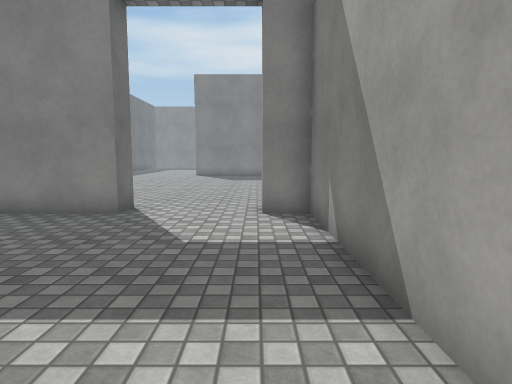
view 1 (above)

21 first-person views from a walk through a 3-D level made in the Unity game engine. The camera is 1.3 m above the floor, tilts 6° down and sees 75° across. The floor is counted in squares, 1 m on a side. Each view is taken from the middle of a square. On the plan, view 1 faces up. The plan holds only what a view shows up to about 14 squares ahead; the rest is blank. The place goes on beyond the plan. The player character is not drawn. Surface patterns are stand-ins for the level's own textures.

view 2
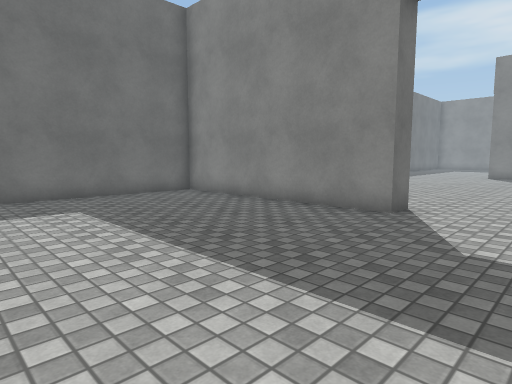

view 3
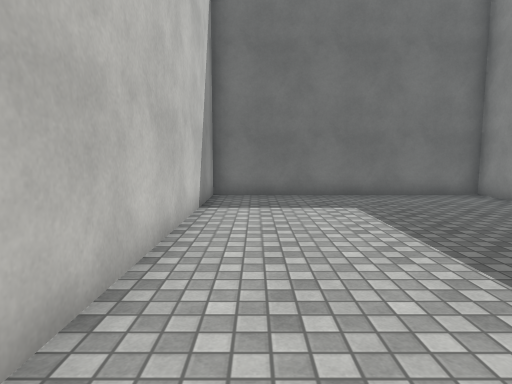

view 4
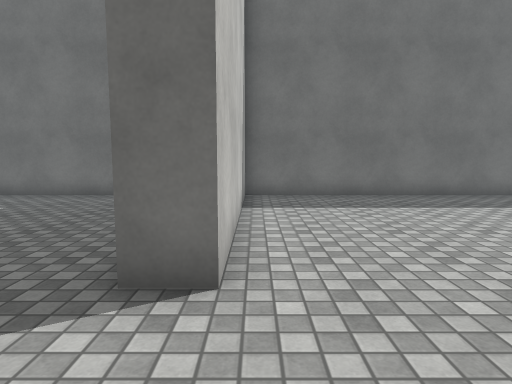

view 5
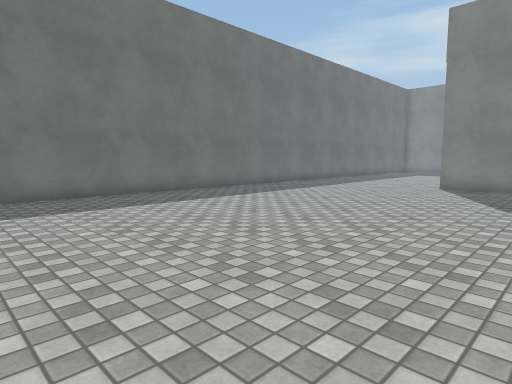

view 6
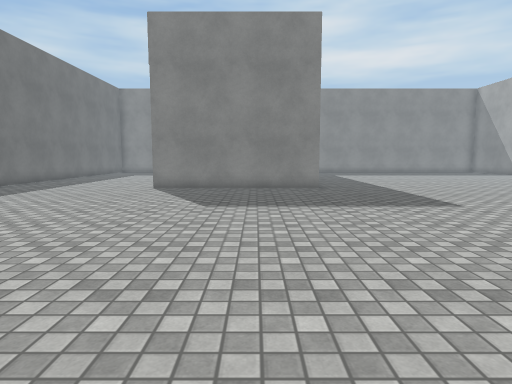

view 7
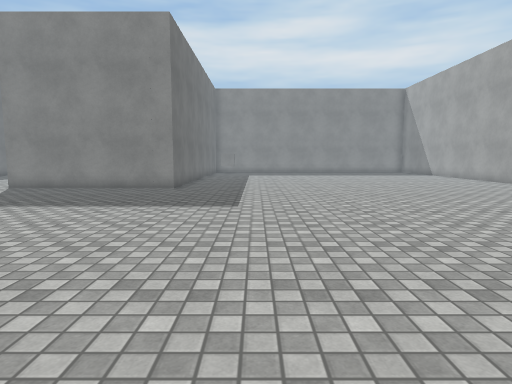

view 8
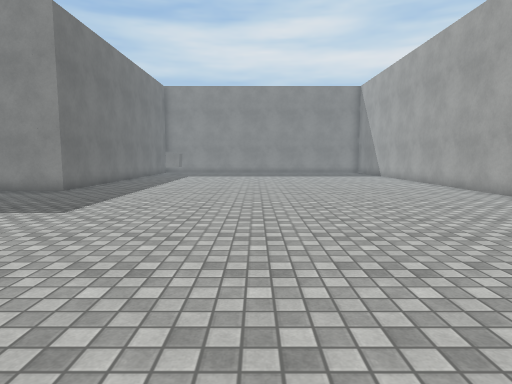

view 9
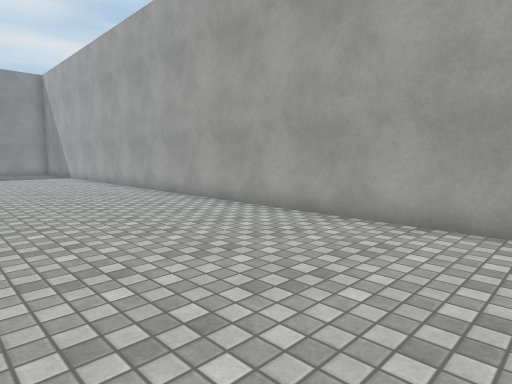

view 10
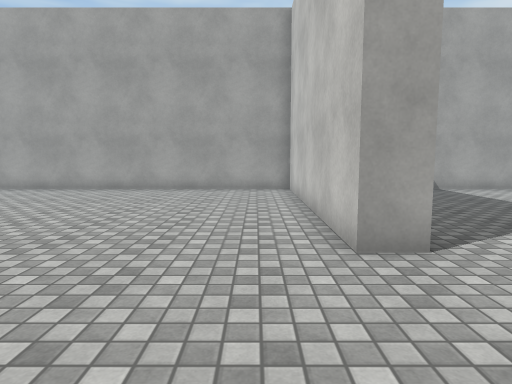

view 11
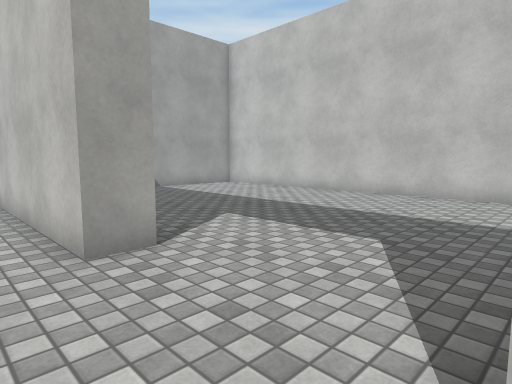

view 12
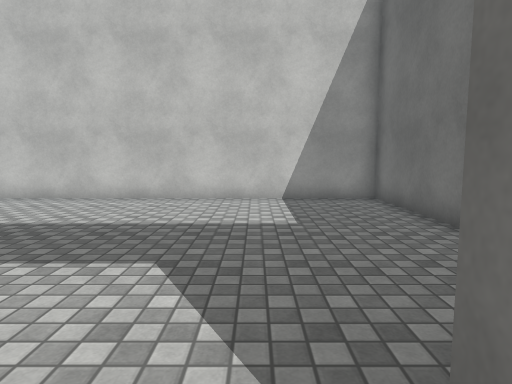

view 13
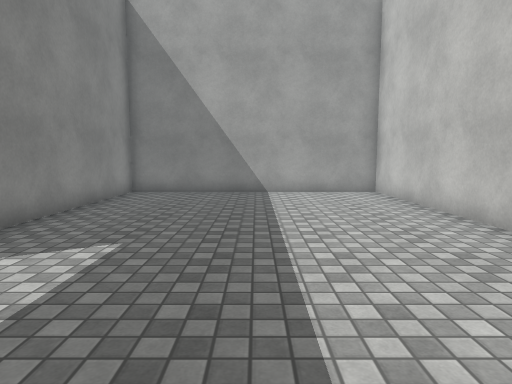

view 14
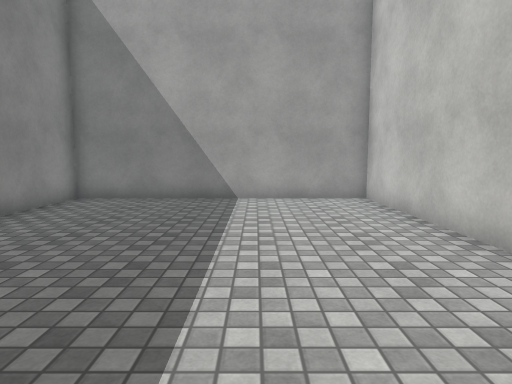

view 15
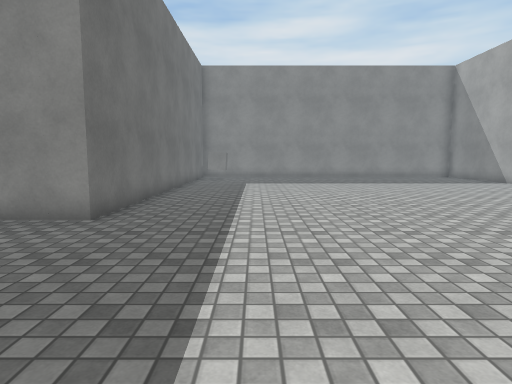

view 16
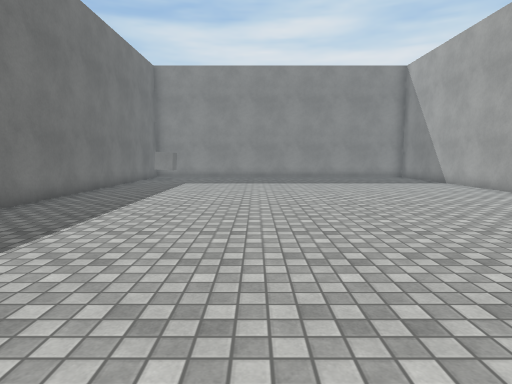

view 17
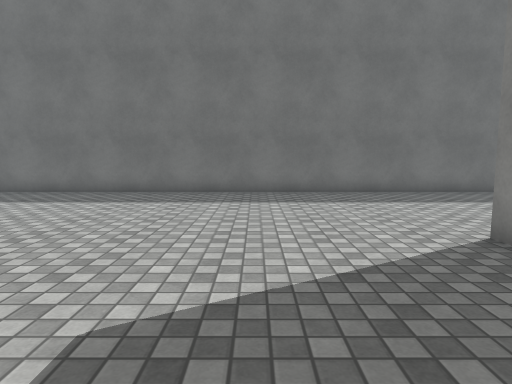

view 18
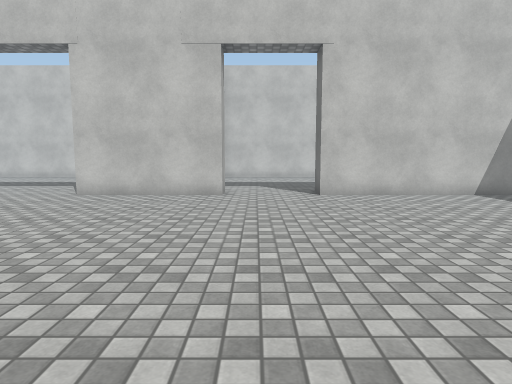

view 19
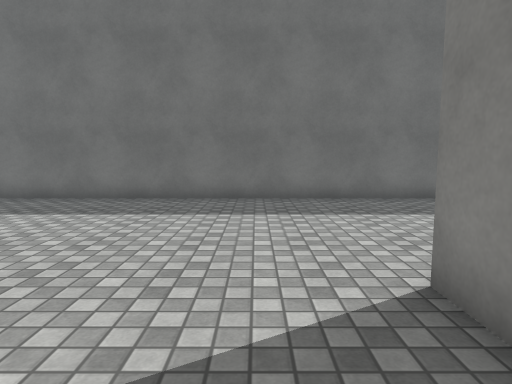

view 20
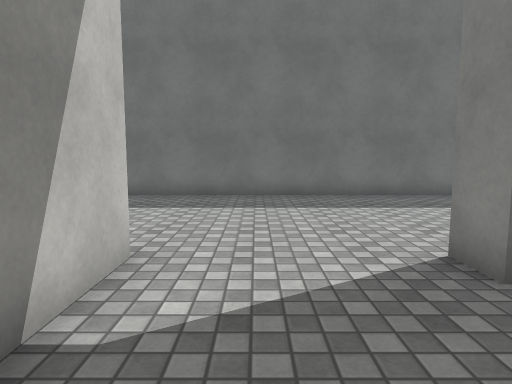

view 21
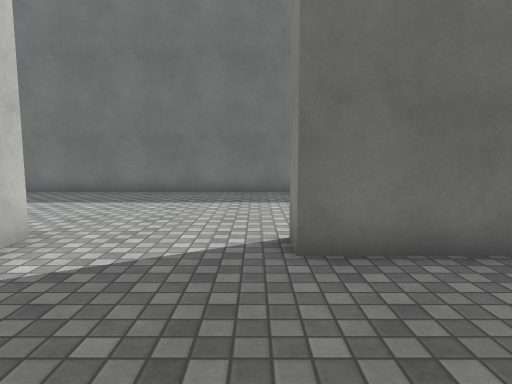

### Floor plan
Points are (right, up) in squares from view 1. A wall is a line through its corners. A room is listed if a view was taken in it or the views show most of it. See-through windows are left out.
Room 1 (views 1, 2, 3, 4, 5, 6, 7, 8, 9, 10, 11, 12, 13, 14, 15, 16, 17, 18, 19, 20, 21)
walls: (9.4, 7.6) (9.4, 8.6) (18.4, 8.6) (18.4, 25.1); (2.3, 3) (2.3, -1.5) (18.4, -1.5) (18.4, 7.6) (11.9, 7.6); (-4.2, 24.4) (-2, 24.4); (1.3, 1.5) (1.3, 7.6) (0.1, 7.6) (0.1, 8.6) (5.2, 8.6); (2.6, 31.1) (2.6, 23.8) (-4.2, 23.8); (-3.3, 31.4) (-3.3, 28.5) (-4.4, 28.5); (18.4, 29.2) (18.4, 31.1); (-11.4, 31.5) (-11.4, 8.6) (-3.3, 8.6) (-3.3, 7.6) (-11.4, 7.6) (-11.4, -1.5) (-1.8, -1.5)

Positions as (right, up) in squares from view 1, and headings:
1: (0, 0), facing up
2: (0, 0), facing up-left
3: (0, 0), facing left
4: (0, 9), facing left
5: (0, 9), facing up-left
6: (0, 10), facing up
7: (6, 10), facing up
8: (10, 11), facing up
9: (12, 11), facing up-right
10: (5, 10), facing right
11: (5, 10), facing down-right
12: (6, 9), facing down
13: (6, 3), facing right
14: (8, 2), facing right
15: (6, 17), facing up
16: (9, 17), facing up
17: (1, 20), facing left
18: (-1, 20), facing down
19: (-1, 22), facing left
20: (0, 26), facing left
21: (1, 28), facing left
